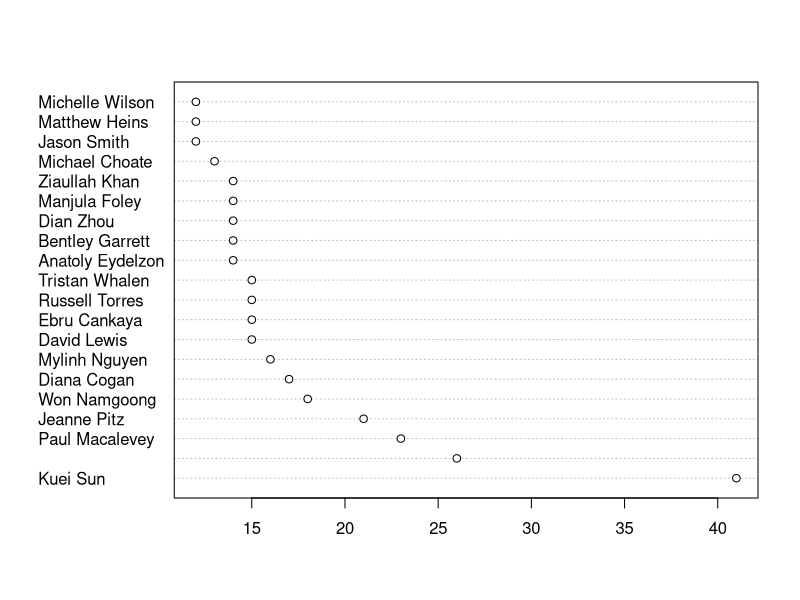

Here is the R script that generated this plot: (Note: this script raises an error after producing the figure.)
## ---- chunk 1
knitr::opts_chunk$set(echo = TRUE)
## ---- chunk 2
library(readr)

coursebook = read.csv("data/utd-coursebook.csv")

summary(coursebook)
## ---- chunk 3
head(coursebook)
tail(coursebook)
## ---- chunk 4
topProfs = sort(table(coursebook$instructors), decreasing = T)
dotchart(head(topProfs, 20))
## ---- chunk 5
aggregate(coursebook$enrollment, by=list(coursebook$dept), FUN=sum)
## ---- chunk 6
plot(coursebook$class.title, coursebook$enrollment)
